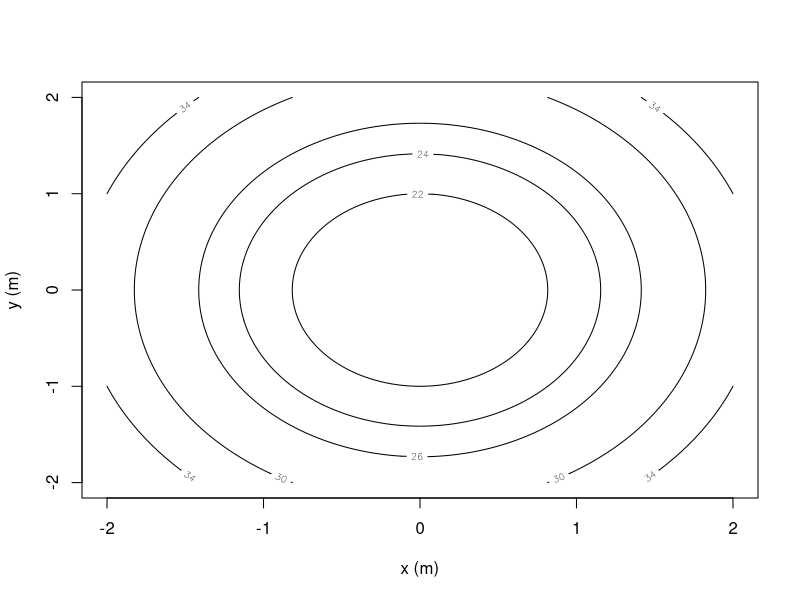

The R script that drew this image:
Tfield <- function(x,y) 20+3*x^2+2*y^2
x <- seq(-2,2,length.out=120)
y <- seq(-2,2,length.out=120)
z <- outer(x,y,Tfield)
contour(x,y,z,levels=c(22,24,26,30,34),
        xlab="x (m)",ylab="y (m)")
stopifnot(Tfield(1,-2)==31)
